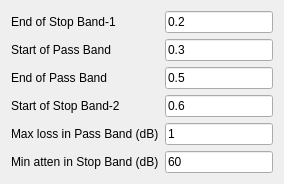
         <widget class="QWidget" name="iirbpfPage">
          <layout class="QFormLayout" name="formLayout_10">
           <item row="0" column="0">
            <widget class="QLabel" name="iirendofBpfStopBandLabel1">
             <property name="text">
              <string>End of Stop Band-1</string>
             </property>
            </widget>
           </item>
           <item row="0" column="1">
            <widget class="QLineEdit" name="iirendofBpfStopBandEdit1">
             <property name="text">
              <string>0.2</string>
             </property>
            </widget>
           </item>
           <item row="1" column="0">
            <widget class="QLabel" name="iirstartofBpfPassBandLabel">
             <property name="text">
              <string>Start of Pass Band </string>
             </property>
            </widget>
           </item>
           <item row="1" column="1">
            <widget class="QLineEdit" name="iirstartofBpfPassBandEdit">
             <property name="text">
              <string>0.3</string>
             </property>
            </widget>
           </item>
           <item row="2" column="0">
            <widget class="QLabel" name="iirendofBpfPassBandLabel">
             <property name="text">
              <string>End of Pass Band </string>
             </property>
            </widget>
           </item>
           <item row="2" column="1">
            <widget class="QLineEdit" name="iirendofBpfPassBandEdit">
             <property name="text">
              <string>0.5</string>
             </property>
            </widget>
           </item>
           <item row="3" column="0">
            <widget class="QLabel" name="iirstartofBpfStopBandLabel2">
             <property name="text">
              <string>Start of Stop Band-2</string>
             </property>
            </widget>
           </item>
           <item row="3" column="1">
            <widget class="QLineEdit" name="iirstartofBpfStopBandEdit2">
             <property name="text">
              <string>0.6</string>
             </property>
            </widget>
           </item>
           <item row="4" column="0">
            <widget class="QLabel" name="iirBpfPassBandAttenLabel">
             <property name="text">
              <string>Max loss in Pass Band (dB)</string>
             </property>
            </widget>
           </item>
           <item row="4" column="1">
            <widget class="QLineEdit" name="iirBpfPassBandAttenEdit">
             <property name="text">
              <string>1</string>
             </property>
            </widget>
           </item>
           <item row="5" column="0">
            <widget class="QLabel" name="iirBpfStopBandRippleLabel">
             <property name="text">
              <string>Min atten in Stop Band (dB)</string>
             </property>
            </widget>
           </item>
           <item row="5" column="1">
            <widget class="QLineEdit" name="iirBpfStopBandRippleEdit">
             <property name="text">
              <string>60</string>
             </property>
            </widget>
           </item>
          </layout>
         </widget>
